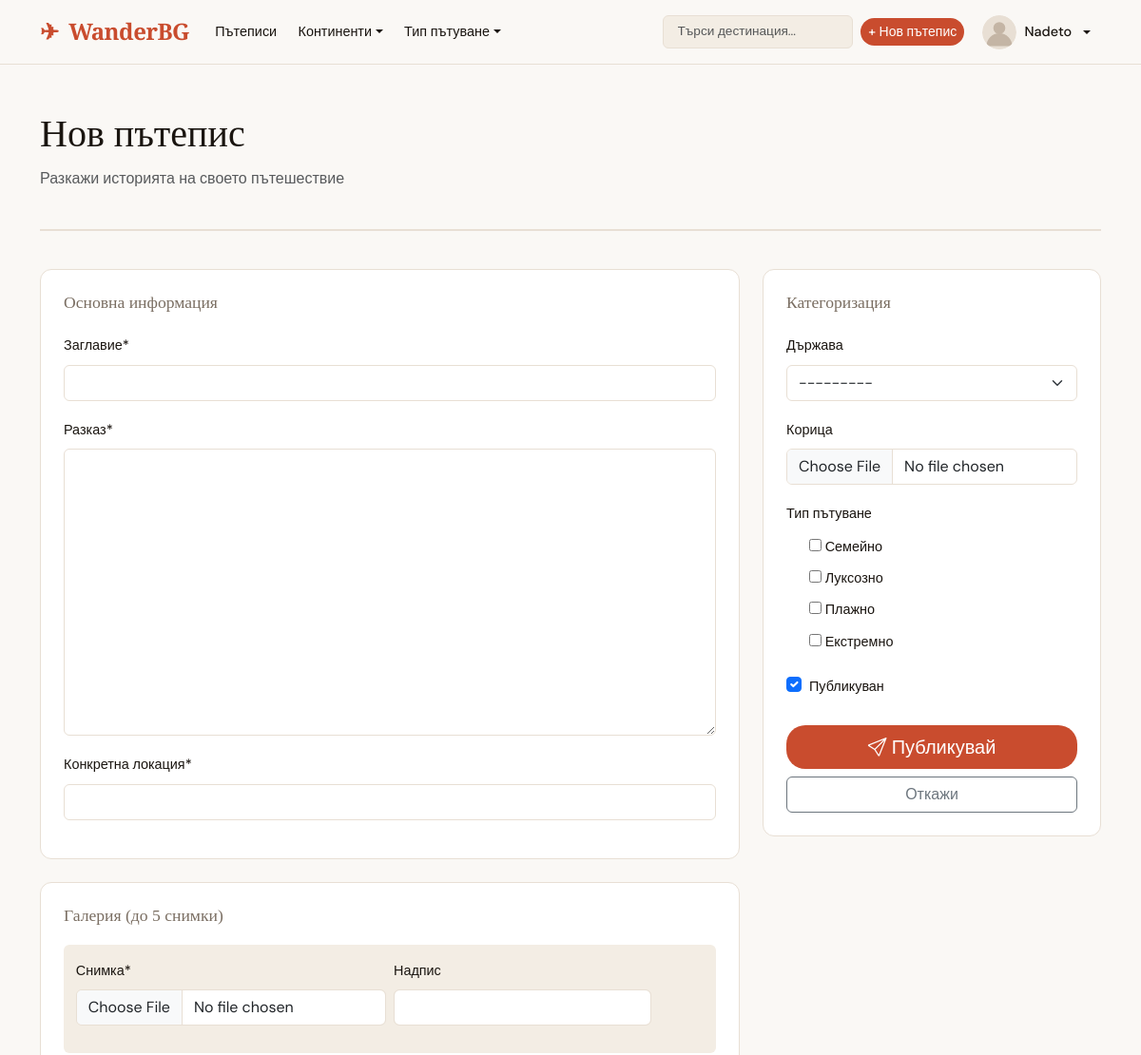
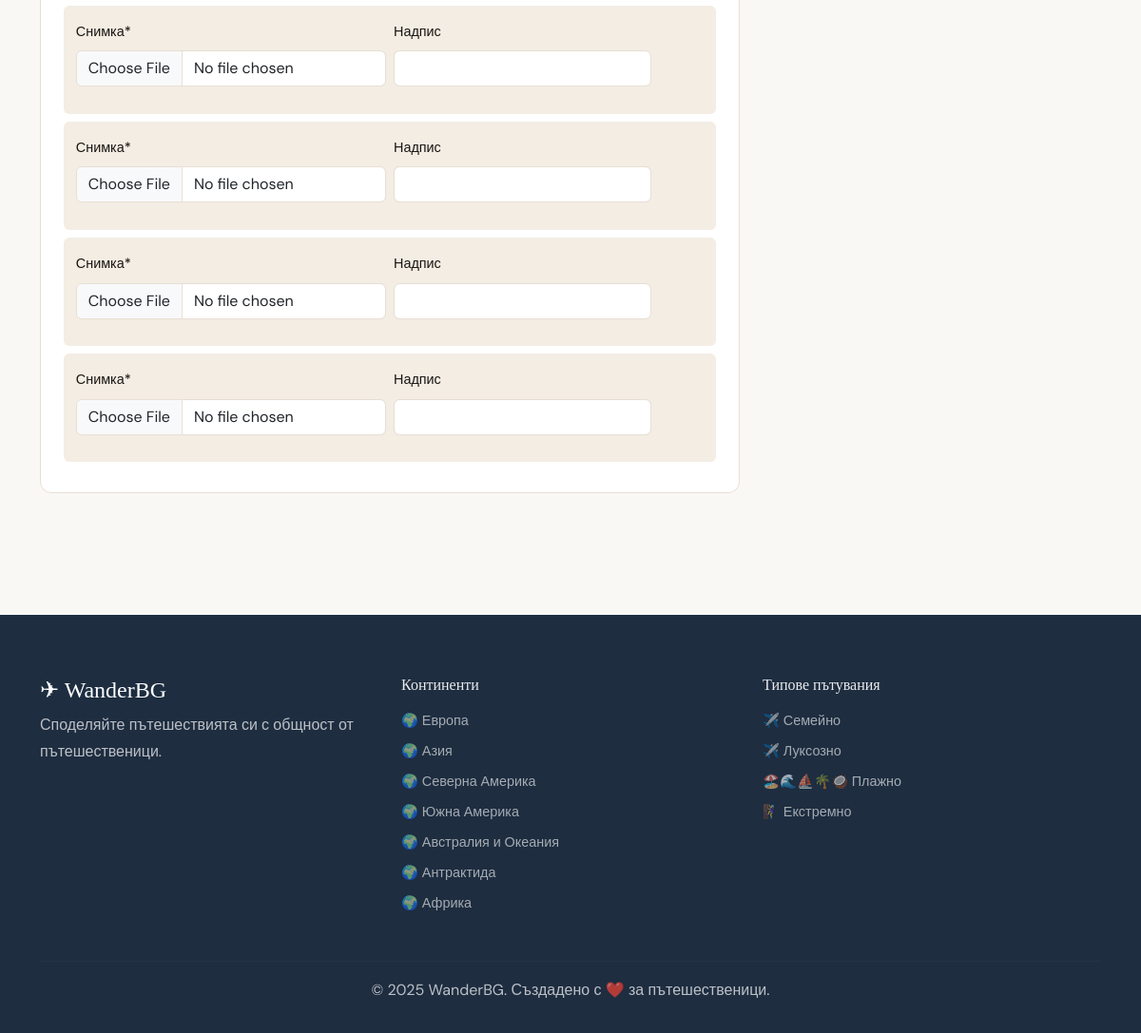
/posts/create/ (signed in), run on the app's committed database (2 pictures, top to bottom).
### categories/models.py (models this page shows, shortened)
class Continent(models.Model):
    name = models.CharField(max_length=100, verbose_name='Континент')
    slug = models.SlugField(unique=True)
    icon = models.CharField(max_length=50, default='🌍')
    class Meta:
        verbose_name = 'Континент'
        verbose_name_plural = 'Континенти'

class TravelType(models.Model):
    TRAVEL_TYPES = [
        ('extreme', 'Екстремно'),
        ('family', 'Семейно'),
        ('budget', 'Бюджетно'),
        ('luxury', 'Луксозно'),
        ('adventure', 'Приключенско'),
        ('cultural', 'Културно'),
        ('beach', 'Плажно'),
        ('mountain', 'Планинско'),
    ]
    name = models.CharField(max_length=50, choices=TRAVEL_TYPES, unique=True)
    icon = models.CharField(max_length=50, default='✈️')
    class Meta:
        verbose_name = 'Тип пътуване'
        verbose_name_plural = 'Типове пътувания'
    def __str__(self):
        return self.get_name_display()

### posts/views.py (the view)
# urls.py: path('create/', views.post_create, name='post_create'),
@login_required
def post_create(request):
    if request.method == 'POST':
        form = PostForm(request.POST, request.FILES)
        formset = GalleryFormSet(request.POST, request.FILES, queryset=GalleryImage.objects.none())
        if form.is_valid() and formset.is_valid():
            post = form.save(commit=False)
            post.author = request.user
            post.save()
            form.save_m2m()
            for f in formset:
                if f.cleaned_data.get('image') and not f.cleaned_data.get('DELETE'):
                    img = f.save(commit=False)
                    img.post = post
                    img.save()
            messages.success(request, 'Пътеписът е публикуван!')
            return redirect('post_detail', pk=post.pk)
    else:
        form = PostForm()
        formset = GalleryFormSet(queryset=GalleryImage.objects.none())
    return render(request, 'posts/post_form.html', {'form': form, 'formset': formset, 'action': 'Нов'})

### posts/forms.py
class PostForm(forms.ModelForm):
    class Meta:
        model = Post
        fields = ['title', 'cover_image', 'body', 'location_name', 'country', 'travel_types', 'published']
        labels = {
            'title': 'Заглавие',
            'cover_image': 'Корица',
            'body': 'Разказ',
            'location_name': 'Конкретна локация',
            'country': 'Държава',
            'travel_types': 'Тип пътуване',
            'published': 'Публикуван',
        }
        widgets = {
            'body': forms.Textarea(attrs={'rows': 12, 'class': 'form-control'}),
            'travel_types': forms.CheckboxSelectMultiple(),
        }

### accounts/models.py (called while the page is built)
    def get_avatar_url(self):
        if self.avatar:
            return self.avatar.url
        return '/static/images/default_avatar.svg'

### categories/context_processors.py (called while the page is built)
def categories_context(request):
    return {
        'continents': Continent.objects.all(),
        'travel_types': TravelType.objects.all(),
    }

### categories/models.py (called while the page is built)
    def __str__(self):
        return self.name

### templates/posts/post_form.html (shortened to what this page needs)
{% extends 'base.html' %}
{% load crispy_forms_tags %}
{% block content %}
<div class="container py-5">
    <div class="form-page-header">
        <h1>{{ action }} пътепис</h1>
        <p class="text-muted">Разкажи историята на своето пътешествие</p>
    </div>
    <form method="post" enctype="multipart/form-data" class="post-form">
        <div class="row">
            <div class="col-lg-8">
                <div class="form-card">
                    <h5 class="form-card-title">Основна информация</h5>
                    {{ form.title|as_crispy_field }}
                    {{ form.body|as_crispy_field }}
                    {{ form.location_name|as_crispy_field }}
                </div>
                <div class="form-card mt-4">
                    <h5 class="form-card-title">Галерия (до 5 снимки)</h5>
                    <div class="gallery-formset">
                        {% for f in formset %}
                        <div class="gallery-form-row">
                            <div class="row g-2 align-items-center">
                                <div class="col-md-6">{{ f.image|as_crispy_field }}</div>
                                <div class="col-md-5">{{ f.caption|as_crispy_field }}</div>
                            </div>
                        </div>
                        {% endfor %}
                    </div>
                </div>
            </div>
            <div class="col-lg-4">
                <div class="form-card sticky-top" style="top:80px">
                    <h5 class="form-card-title">Категоризация</h5>
                    {{ form.country|as_crispy_field }}
                    {{ form.cover_image|as_crispy_field }}
                    <div class="travel-types-check">
                        <label class="form-label">Тип пътуване</label>
                        {% for checkbox in form.travel_types %}
                        <div class="form-check">{{ checkbox }}</div>
                        {% endfor %}
                    </div>
                    <div class="mt-3">{{ form.published|as_crispy_field }}</div>
                    <div class="mt-4 d-grid gap-2">
                        <button type="submit" class="btn btn-accent btn-lg">
                            {% if post %}<i class="bi bi-check-lg"></i> Запази промените{% else %}<i class="bi bi-send"></i> Публикувай{% endif %}
                        </button>
                        <a href="{% if post %}{% url 'post_detail' post.pk %}{% else %}{% url 'home' %}{% endif %}" class="btn btn-outline-secondary">Откажи</a>
                    </div>
                </div>
            </div>
        </div>
    </form>
</div>
{% endblock %}

### templates/base.html (shortened to what this page needs)
<!DOCTYPE html>
<html lang="bg">
<head>
    {% load static %}
    <link href="https://cdn.jsdelivr.net/npm/bootstrap@5.3.0/dist/css/bootstrap.min.css" rel="stylesheet">
    <link href="https://cdn.jsdelivr.net/npm/bootstrap-icons@1.11.0/font/bootstrap-icons.css" rel="stylesheet">
    <link href="{% static 'css/main.css' %}" rel="stylesheet">
</head>
<body>
<nav class="navbar navbar-expand-lg">
    <div class="container">
        <a class="navbar-brand" href="{% url 'home' %}">
            <span class="brand-icon">✈</span> WanderBG
        </a>
        <div class="collapse navbar-collapse" id="navMenu">
            <ul class="navbar-nav me-auto">
                <li class="nav-item"><a class="nav-link" href="{% url 'post_list' %}">Пътеписи</a></li>
                <li class="nav-item dropdown">
                    <a class="nav-link dropdown-toggle" href="#" data-bs-toggle="dropdown">Континенти</a>
                </li>
                <li class="nav-item dropdown">
                    <a class="nav-link dropdown-toggle" href="#" data-bs-toggle="dropdown">Тип пътуване</a>
                </li>
            </ul>
            <div class="navbar-nav ms-auto align-items-center gap-2">
                <form class="d-flex" action="{% url 'post_list' %}" method="get">
                    <input class="form-control search-input" type="search" name="q" placeholder="Търси дестинация..." value="{{ request.GET.q }}">
                </form>
                {% if user.is_authenticated %}
                <a href="{% url 'post_create' %}" class="btn btn-accent btn-sm">+ Нов пътепис</a>
                <div class="dropdown">
                    <a class="nav-link dropdown-toggle user-menu" href="#" data-bs-toggle="dropdown">
                        <img src="{{ user.profile.get_avatar_url }}" class="avatar-sm" alt="">
                        {{ user.username }}
                    </a>
                </div>
                {% else %}
                <a href="{% url 'login' %}" class="btn btn-outline-light btn-sm">Вход</a>
                <a href="{% url 'register' %}" class="btn btn-accent btn-sm">Регистрация</a>
                {% endif %}
            </div>
        </div>
    </div>
</nav>
<main>
    {% block content %}{% endblock %}
</main>
<footer class="site-footer">
    <div class="container">
        <div class="row">
            <div class="col-md-4">
                <h5 class="footer-brand">✈ WanderBG</h5>
                <p>Споделяйте пътешествията си с общност от пътешественици.</p>
            </div>
            <div class="col-md-4">
                <h6>Континенти</h6>
                <ul class="footer-links">
                    {% for c in continents %}
                    <li><a href="{% url 'continent_posts' c.slug %}">{{ c.icon }} {{ c.name }}</a></li>
                    {% endfor %}
                </ul>
            </div>
            <div class="col-md-4">
                <h6>Типове пътувания</h6>
                <ul class="footer-links">
                    {% for t in travel_types %}
                    <li><a href="{% url 'travel_type_posts' t.name %}">{{ t.icon }} {{ t }}</a></li>
                    {% endfor %}
                </ul>
            </div>
        </div>
        <hr>
        <p class="text-center mb-0">© 2025 WanderBG. Създадено с ❤️ за пътешественици.</p>
    </div>
</footer>
</body>
</html>

### static/css/main.css (style rules this page uses)
:root { --c-bg: #faf8f5; --c-surface: #ffffff; --c-surface2: #f3ede4; --c-border: #e8dfd4; --c-text: #1a1510; --c-text-muted: #7a6e62; --c-accent: #c94c2e; --c-accent-dark: #a33820; --c-accent-light: #f5e8e4; --c-gold: #d4a843; --c-navy: #1e2d40; --nav-h: 68px; --radius: 12px; --radius-sm: 6px; --shadow: 0 4px 24px rgba(26,21,16,.09); --shadow-hover: 0 12px 40px rgba(26,21,16,.16); --transition: .25s cubic-bezier(.4,0,.2,1); }
*, *::before, *::after { box-sizing: border-box; margin: 0; padding: 0; }
html { scroll-behavior: smooth; }
body { font-family: 'DM Sans', sans-serif; background: var(--c-bg); color: var(--c-text); line-height: 1.7; }
h1,h2,h3,h4,h5,h6 { font-family: 'Playfair Display', serif; line-height: 1.25; }
a { color: inherit; text-decoration: none; }
img { max-width: 100%; height: auto; }
.navbar { background: rgba(250,248,245,.96); backdrop-filter: blur(12px); border-bottom: 1px solid var(--c-border); padding: .8rem 0; position: sticky; top: 0; z-index: 1000; height: var(--nav-h); }
.navbar-brand { font-family: 'Playfair Display', serif; font-size: 1.5rem; font-weight: 700; color: var(--c-accent) !important; letter-spacing: -.02em; }
.brand-icon { margin-right: .3rem; }
.navbar .nav-link { font-size: .9rem; font-weight: 500; color: var(--c-text) !important; padding: .4rem .7rem !important; border-radius: var(--radius-sm); transition: background var(--transition); }
.search-input { border-radius: 20px; border: 1px solid var(--c-border); font-size: .85rem; padding: .4rem .9rem; background: var(--c-surface2); width: 200px; transition: width var(--transition); }
.avatar-sm { width: 36px; height: 36px; border-radius: 50%; object-fit: cover; }
.user-menu { display: flex; align-items: center; gap: .5rem; }
.btn-accent { background: var(--c-accent); color: #fff !important; border: none; border-radius: 20px; font-weight: 500; transition: background var(--transition), transform var(--transition); }
.form-page-header { margin-bottom: 2.5rem; padding-bottom: 1.5rem; border-bottom: 2px solid var(--c-border); }
.form-card { background: var(--c-surface); border: 1px solid var(--c-border); border-radius: var(--radius); padding: 1.5rem; }
.form-card-title { font-family: 'Playfair Display', serif; font-size: 1.1rem; margin-bottom: 1.2rem; color: var(--c-text-muted); }
.gallery-form-row { padding: .8rem; background: var(--c-surface2); border-radius: var(--radius-sm); margin-bottom: .5rem; }
.site-footer { background: var(--c-navy); color: rgba(255,255,255,.7); padding: 4rem 0 2rem; margin-top: 5rem; }
.footer-brand { font-family: 'Playfair Display', serif; font-size: 1.5rem; color: #fff; margin-bottom: .5rem; }
.footer-links { list-style: none; padding: 0; }
.footer-links li { margin-bottom: .3rem; }
.footer-links a { color: rgba(255,255,255,.6); font-size: .9rem; transition: color var(--transition); }
.site-footer h6 { color: rgba(255,255,255,.9); margin-bottom: .8rem; font-family: 'Playfair Display', serif; }
.site-footer hr { border-color: rgba(255,255,255,.1); margin: 2rem 0 1rem; }
.form-control, .form-select { border-radius: var(--radius-sm); border: 1px solid var(--c-border); }
label { font-weight: 500; font-size: .9rem; margin-bottom: .3rem; }

### data on the page
Continent: icon "🌍", name "Европа"
Continent: icon "🌍", name "Азия"
Continent: icon "🌍", name "Северна Америка"
Continent: icon "🌍", name "Южна Америка"
Continent: icon "🌍", name "Австралия и Океания"
Continent: icon "🌍", name "Антрактида"
Continent: icon "🌍", name "Африка"
TravelType: icon "✈️", name "Семейно"
TravelType: icon "✈️", name "Луксозно"
TravelType: icon "🏖️🌊⛵🌴🥥", name "Плажно"
TravelType: icon "🧗‍♀️", name "Екстремно"

### other printed values
{{ user.username }} "Nadeto"
{{ action }} "Нов"
